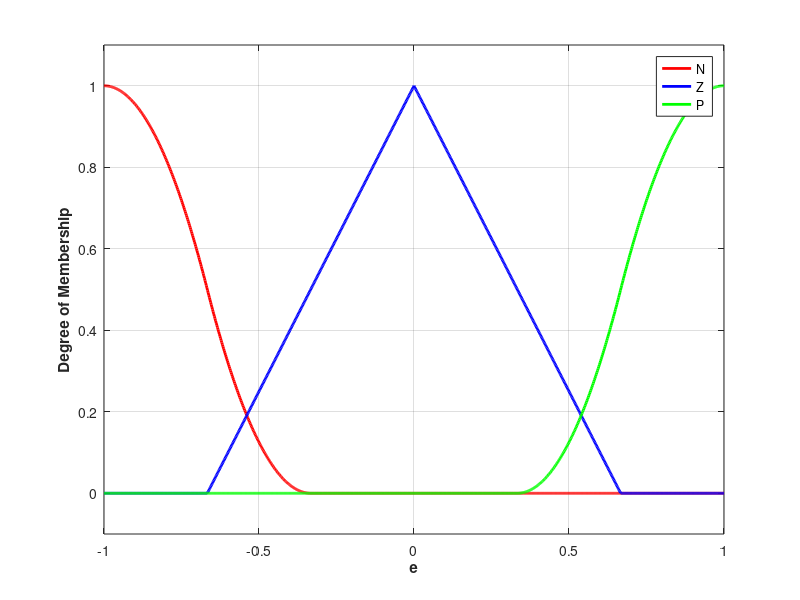
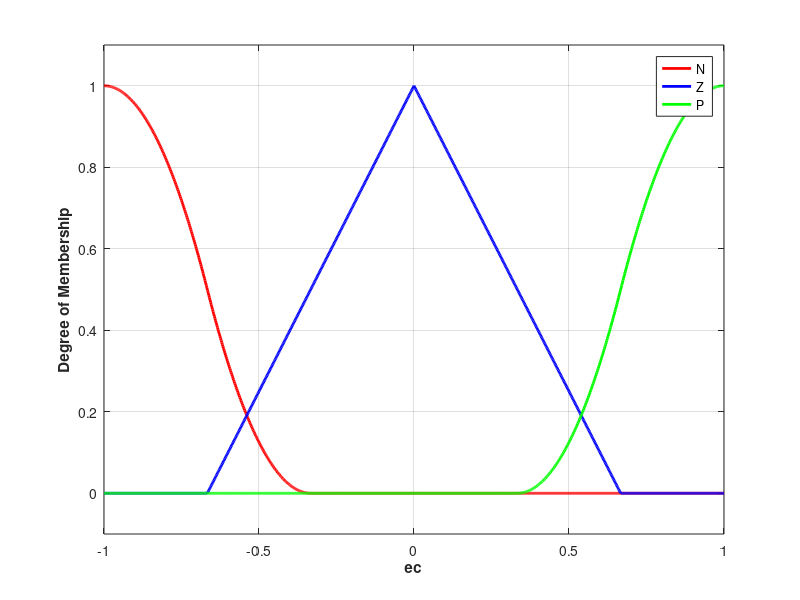
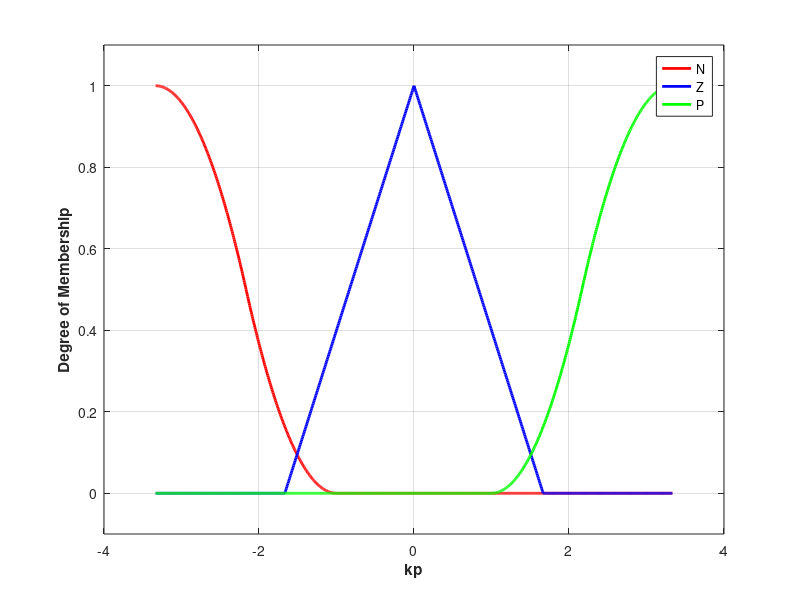
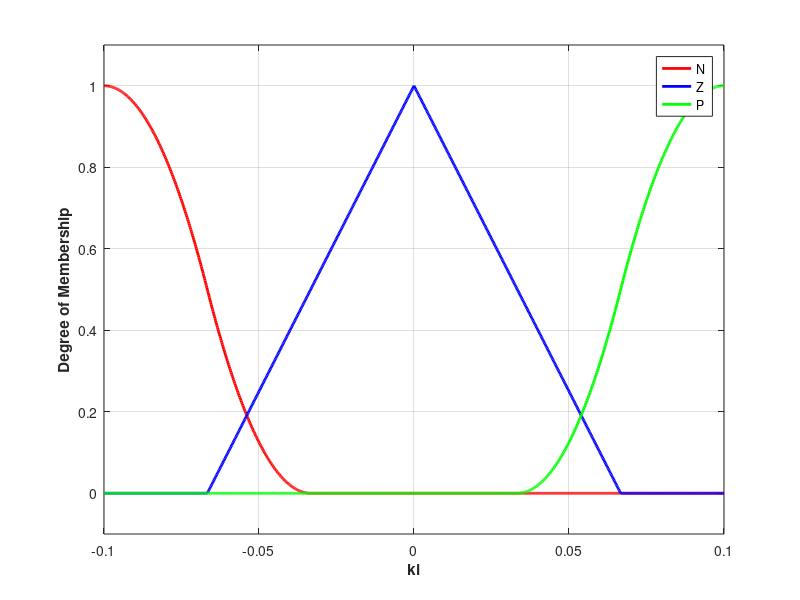

The MATLAB script that drew these images, in order: (Note: this script raises an error after producing the figures.)
clear all; 
close all; 
a=newfis('fuzzpid'); 
a=addvar(a,'input','e',[-1,1]);
a=addmf (a,'input',1,'N','zmf',[-1,-1/3]); 
a=addmf(a,'input',1,'Z','trimf',[-2/3,0,2/3]); 
a=addmf(a,'input',1,'P','smf',[1/3,1]); 

a=addvar(a,'input','ec',[-1,1]);
a=addmf(a,'input',2,'N','zmf',[-1,-1/3]); 
a=addmf(a,'input',2,'Z','trimf',[-2/3,0,2/3]); 
a=addmf(a,'input',2,'P','smf',[1/3,1]); 

a=addvar(a,'output','kp',1/3*[-10,10]);
a=addmf(a,'output',1,'N','zmf',1/3*[-10,-3]); 
a=addmf(a,'output',1,'Z','trimf',1/3*[-5,0,5]); 
a=addmf(a,'output',1,'P','smf',1/3*[3,10]); 

a=addvar(a,'output','ki',1/30*[-3,3]);
a=addmf(a,'output',2,'N','zmf',1/30*[-3,-1]);
a=addmf(a,'output',2,'Z','trimf',1/30*[-2,0,2]); 
a=addmf(a,'output',2,'P','smf',1/30*[1,3]); 
rulelist=[1 1 1 2 1 1; 
    1 2 1 2 1 1; 
    1 3 1 2 1 1; 
    2 1 1 3 1 1;
    2 2 3 3 1 1;
    2 3 3 3 1 1;
    3 1 3 2 1 1; 
    3 2 3 2 1 1; 
    3 3 3 2 1 1]; 
a=addrule(a,rulelist); 
a=setfis(a,'DefuzzMethod','centroid'); 
writefis(a,'fuzzpid'); 
a=readfis('fuzzpid'); 
figure(1); 
plotmf(a,'input',1); 
figure(2); 
plotmf (a,'input',2); 
figure(3); 
plotmf (a,'output',1); 
figure(4); 
plotmf (a,'output',2); 
figure(5); 
plotfis(a); 
fuzzy fuzzpid; 
showrule(a)
ruleview fuzzpid; 